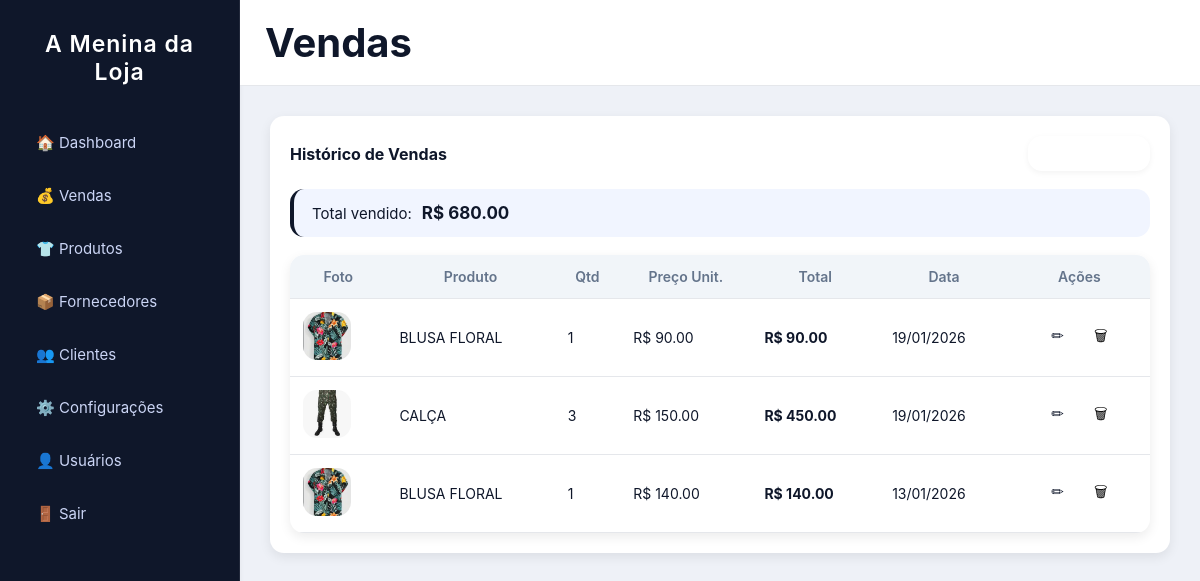
Page /vendas (signed in) on the committed database.
### app.py (models this page shows)
class Configuracao(db.Model):
    id = db.Column(db.Integer, primary_key=True)
    nome_loja = db.Column(db.String(100), default="A Menina da Loja")
    cor_primaria = db.Column(db.String(7), default="#2563eb")  # hexadecimal
    cor_sucesso = db.Column(db.String(7), default="#16a34a")
    cor_perigo = db.Column(db.String(7), default="#dc2626")

class Venda(db.Model):
    id = db.Column(db.Integer, primary_key=True)
    produto_id = db.Column(db.Integer, db.ForeignKey("produto.id"), nullable=False)
    quantidade = db.Column(db.Integer, nullable=False)
    preco_unitario = db.Column(db.Float, nullable=False)
    data = db.Column(db.DateTime, default=datetime.utcnow)
    produto = db.relationship("Produto")

class Produto(db.Model):
    id = db.Column(db.Integer, primary_key=True)
    codigo = db.Column(db.String(30), unique=True, nullable=False)
    nome = db.Column(db.String(100), nullable=False)
    preco_custo = db.Column(db.Float, nullable=False)
    preco_venda = db.Column(db.Float, nullable=False)
    quantidade = db.Column(db.Integer, nullable=False)
    imagem = db.Column(db.String(200))

### app.py (the view)
@app.route("/vendas")
@login_required
def listar_vendas():
    vendas = Venda.query.order_by(Venda.data.desc()).all()
    total = sum(v.quantidade * v.preco_unitario for v in vendas)
    return render_template(
        "vendas.html",
        vendas=vendas,
        total_vendido=total
    )

### app.py (called while the page is built)
@login_manager.user_loader
def load_user(user_id):
    return Usuario.query.get(int(user_id))

@app.context_processor
def inject_config():
    config = Configuracao.query.first()
    return dict(config=config)

### templates/vendas.html (shortened to what this page needs)
{% extends "base.html" %}
{% block header %}Vendas{% endblock %}
{% block content %}
<div class="card">
    <div class="topo-card">
        <strong>Histórico de Vendas</strong>
        <a href="{{ url_for('novo_produto') }}" class="btn-primary">
        </a>
    </div>
    <div class="total-vendas">
        <span>Total vendido:</span>
        <strong>R$ {{ "%.2f"|format(total_vendido) }}</strong>
    </div>
    {% if vendas %}
    <table class="tabela-vendas">
        <thead>
            <tr>
                <th>Foto</th>
                <th>Produto</th>
                <th>Qtd</th>
                <th>Preço Unit.</th>
                <th>Total</th>
                <th>Data</th>
                <th style="text-align:center;">Ações</th>
            </tr>
        </thead>
        <tbody>
            {% for v in vendas %}
            <tr>
                <td class="foto-produto">
                    {% if v.produto.imagem %}
                        <a href="{{ url_for('static', filename='uploads/' ~ v.produto.imagem) }}" target="_blank">
                            <img src="{{ url_for('static', filename='uploads/' ~ v.produto.imagem) }}">
                        </a>
                    {% else %}
                        —
                    {% endif %}
                </td>
                <td>{{ v.produto.nome }}</td>
                <td>{{ v.quantidade }}</td>
                <td>R$ {{ "%.2f"|format(v.preco_unitario) }}</td>
                <td>
                    <strong>R$ {{ "%.2f"|format(v.quantidade * v.preco_unitario) }}</strong>
                </td>
                <td>{{ v.data.strftime("%d/%m/%Y") }}</td>
                <td class="acoes">
                    <a href="{{ url_for('editar_venda', venda_id=v.id) }}" class="acao editar">
                        ✏
                    </a>
                    <a href="{{ url_for('excluir_venda', venda_id=v.id) }}"
                       class="acao excluir"
                       onclick="return confirm('Deseja excluir esta venda?')">
                        🗑
                    </a>
                </td>
            </tr>
            {% endfor %}
        </tbody>
    </table>
    {% else %}
        <p style="margin-top:10px;">Nenhuma venda registrada.</p>
    {% endif %}
</div>
{% endblock %}

### templates/base.html (shortened to what this page needs)
<!DOCTYPE html>
<html lang="pt-br">
<head>
    <link rel="stylesheet" href="{{ url_for('static', filename='style.css') }}">
</head>
<body>
<div class="wrapper">
    <aside class="sidebar" id="sidebar">
        <h2 class="logo">
            {{ config.nome_loja }}
        </h2>
        <nav class="menu">
            <a href="{{ url_for('dashboard') }}">🏠 Dashboard</a>
            <a href="{{ url_for('listar_vendas') }}">💰 Vendas</a>
            <a href="{{ url_for('listar_produtos') }}">👕 Produtos</a>
            <a href="#">📦 Fornecedores</a>
            <a href="#">👥 Clientes</a>
            <a href="{{ url_for('configuracoes') }}">⚙️ Configurações</a>
            <a href="{{ url_for('configuracoes_usuarios') }}">👤 Usuários</a>
        </nav>
        <a class="logout" href="{{ url_for('logout') }}">🚪 Sair</a>
    </aside>
    <main class="main">
        <header class="topbar">
            <h1>{% block header %}{% endblock %}</h1>
        </header>
        <section class="content">
            {% block content %}{% endblock %}
        </section>
    </main>
</div>
</body>
</html>

### static/style.css (style rules this page uses)
* { margin: 0; padding: 0; box-sizing: border-box; font-family: "Inter", system-ui, -apple-system, BlinkMacSystemFont, sans-serif; -webkit-font-smoothing: antialiased; }
:root { --bg: #eef1f7; --sidebar: #0f172a; --sidebar-hover: #1e293b; --primary: #2563eb; --primary-light: #3b82f6; --success: #16a34a; --danger: #dc2626; --text: #0f172a; --muted: #64748b; --card: #ffffff; --border: #e5e7eb; --shadow-card: 0 4px 12px rgba(0,0,0,0.08); --shadow-soft: 0 2px 6px rgba(0,0,0,0.05); --radius: 14px; --transition: 0.25s ease; }
body { background: var(--bg); color: var(--text); transition: background var(--transition); }
.wrapper { display: flex; min-height: 100vh; overflow-x: hidden; }
.sidebar { width: 240px; background: var(--sidebar); color: #fff; padding: 30px 22px; display: flex; flex-direction: column; border-right: 1px solid rgba(255,255,255,0.08); box-shadow: var(--shadow-soft); transition: var(--transition); }
.sidebar h2 { text-align: center; margin-bottom: 35px; font-size: 23px; letter-spacing: 1px; font-weight: 600; }
.sidebar a { color: #cbd5f5; text-decoration: none; padding: 12px 14px; border-radius: var(--radius); margin-bottom: 10px; display: flex; align-items: center; gap: 10px; font-size: 15px; transition: var(--transition); }
.main { flex: 1; display: flex; flex-direction: column; transition: var(--transition); }
.topbar { background: #fff; padding: 18px 25px; border-bottom: 1px solid var(--border); font-size: 21px; font-weight: 600; position: sticky; top: 0; z-index: 10; }
.content { padding: 30px; }
.card { background: var(--card); border-radius: var(--radius); padding: 20px; box-shadow: var(--shadow-card); transition: var(--transition); }
button, .btn-primary { border-radius: var(--radius); font-size: 14px; font-weight: 500; padding: 11px 18px; transition: var(--transition); cursor: pointer; box-shadow: var(--shadow-soft); }
.btn-primary { text-decoration: none; color: #fff; display: inline-block; padding: 9px 14px; }
table { width: 100%; border-collapse: collapse; border-radius: var(--radius); overflow: hidden; box-shadow: var(--shadow-card); background: #fff; }
table th, table td { padding: 13px; border-bottom: 1px solid var(--border); font-size: 14px; }
table th { background: #f1f5f9; color: var(--muted); font-weight: 600; }
.topo-card { display: flex; justify-content: space-between; align-items: center; margin-bottom: 18px; }
.foto-produto img { width: 48px; height: 48px; border-radius: var(--radius); object-fit: cover; transition: var(--transition); }
.acoes { text-align: center; }
.acao { padding: 6px 10px; border-radius: var(--radius); text-decoration: none; font-size: 15px; transition: var(--transition); margin: 0 3px; }
.acao.editar { color: var(--primary); }
.acao.excluir { color: var(--danger); }
.total-vendas { background: #f1f5ff; padding: 14px 18px; border-radius: var(--radius); margin-bottom: 18px; display: flex; gap: 10px; align-items: center; font-size: 15px; border-left: 4px solid var(--primary); }
.total-vendas strong { font-size: 17px; }

### rows in the picture
Configuracao: nome_loja "A Menina da Loja"
Venda: imagem (picture), produto.nome "BLUSA FLORAL", quantidade "1", preco_unitario "90.00", v.quantidade*v.preco_unitario "90.00", data "19/01/2026"
Venda: imagem (picture), produto.nome "CALÇA", quantidade "3", preco_unitario "150.00", v.quantidade*v.preco_unitario "450.00", data "19/01/2026"
Venda: imagem (picture), produto.nome "BLUSA FLORAL", quantidade "1", preco_unitario "140.00", v.quantidade*v.preco_unitario "140.00", data "13/01/2026"

### other values in the picture
{{ "%.2f"|format(total_vendido) }} "680.00"
